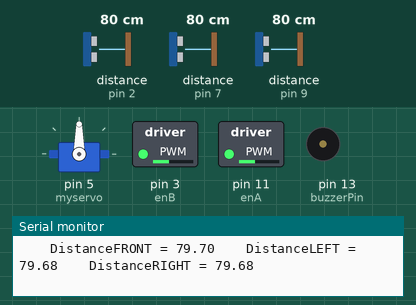
The sketch below on a simulated Arduino Uno, built with avr-gcc and run on an emulated ATmega328P. Shown: servo, switched loads named in the sketch (green lamp = pin HIGH), buzzer (waves = sounding), the last lines printed to the serial monitor. Wiring (inferred from the names in the program): 3 × ultrasonic range finder: trigger pin 4, echo pin 2 / trigger pin 6, echo pin 7 / trigger pin 8, echo pin 9. The inputs (shaded band) are chosen by the test bench; at power-on: distance to the obstacle (sensors on pin 7, pin 2, pin 9) 80 cm. The echo pulse lasts 58.3 µs per cm; pins used as bus, display or sensor lines are not drawn.

Above: at 1.2 s.
1.3 s: distance to the obstacle (sensor on pin 7) set to 12 cm
4.3 s: distance to the obstacle (sensor on pin 7) set to 9 cm
At 4.8 s:
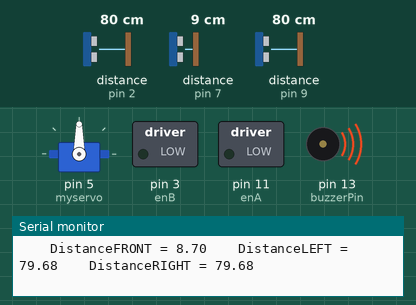
At 5.3 s:
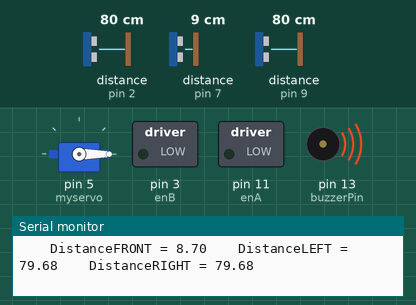
7.3 s: distance to the obstacle (sensor on pin 7) set to 18 cm
At 7.61 s:
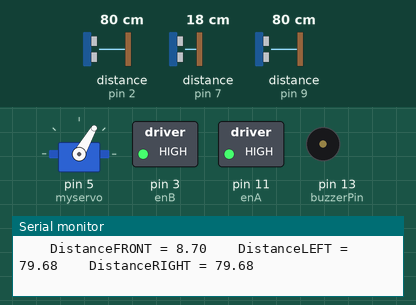
At 8.8 s:
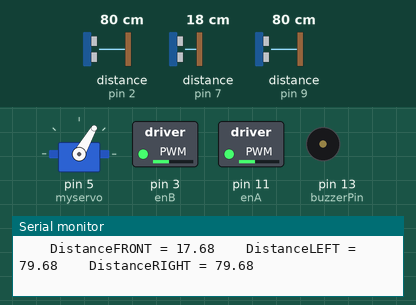
9.1 s: distance to the obstacle (sensor on pin 2) set to 12 cm
12.1 s: distance to the obstacle (sensor on pin 2) set to 9 cm
15.1 s: distance to the obstacle (sensor on pin 9) set to 12 cm
18.1 s: distance to the obstacle (sensor on pin 9) set to 9 cm
Timing chart, 0 to 21.1 s (numbered marks = the images above; inputs shaded):
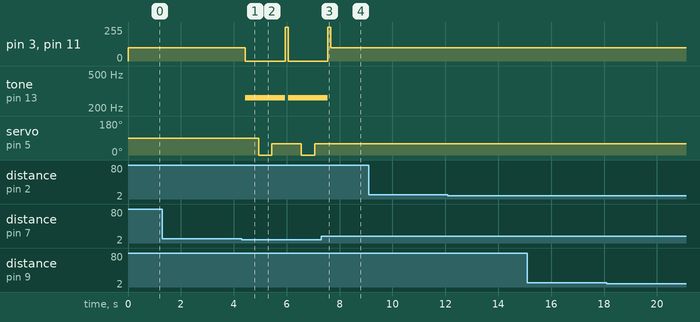

The sketch:

ObstaclesAvoidanceRobot.ino
```cpp
#include <Servo.h>

#define toneC 261.63

float distanceThresold = 9.00;
float distanceFRONT;
float distanceLEFT;
float distanceRIGHT;

Servo myservo;


//FRONT sensor
int triggerPinF = 6;
int echoPinF = 7;

//LEFT sensor
int triggerPinL = 8;
int echoPinL = 9;

//RIGHT sensor
int triggerPinR = 4;
int echoPinR = 2;

//LED
int frontLED;
int leftLED;
int rightLED;

// Motor A connections - Right
int enA = 11;
int in1 = A0;
int in2 = A1;

// Motor B connections - Left
int enB = 3;
int in3 = A2;
int in4 = A3;

//Buzzer
int buzzerPin = 13;


unsigned long readUSTimeF(int triggerPinF, int echoPinF){
  pinMode(triggerPinF, OUTPUT);
  pinMode(echoPinF, INPUT);

  digitalWrite(triggerPinF, LOW);
  delayMicroseconds(2);

  digitalWrite(triggerPinF, HIGH);
  delayMicroseconds(10);
  digitalWrite(triggerPinF, LOW);

  return pulseIn(echoPinF, HIGH);

}

unsigned long readUSTimeL(int triggerPinL, int echoPinL){
  pinMode(triggerPinL, OUTPUT);
  pinMode(echoPinL, INPUT);

  digitalWrite(triggerPinL, LOW);
  delayMicroseconds(2);

  digitalWrite(triggerPinL, HIGH);
  delayMicroseconds(10);
  digitalWrite(triggerPinL, LOW);

  return pulseIn(echoPinL, HIGH);

}

unsigned long readUSTimeR(int triggerPinR, int echoPinR){
  pinMode(triggerPinR, OUTPUT);
  pinMode(echoPinR, INPUT);

  digitalWrite(triggerPinR, LOW);
  delayMicroseconds(2);

  digitalWrite(triggerPinR, HIGH);
  delayMicroseconds(10);
  digitalWrite(triggerPinR, LOW);

  return pulseIn(echoPinR, HIGH);

}

void forward() {


  analogWrite(enA, 100);
  analogWrite(enB, 100);

  digitalWrite(in1, LOW);
  digitalWrite(in2, HIGH);
  digitalWrite(in3, HIGH);
  digitalWrite(in4, LOW);
}

void left(){
  analogWrite(enA, 255);
  analogWrite(enB, 255);

  digitalWrite(in1, LOW);
  digitalWrite(in2, HIGH);
  digitalWrite(in3, LOW);
  digitalWrite(in4, HIGH);
}


void right(){
  analogWrite(enA, 255);
  analogWrite(enB, 255);

  digitalWrite(in1, HIGH);
  digitalWrite(in2, LOW);
  digitalWrite(in3, HIGH);
  digitalWrite(in4, LOW);
}

void stop(){
  analogWrite(enA, 0);
  analogWrite(enB, 0);

  digitalWrite(in1, LOW);
  digitalWrite(in2, LOW);
  digitalWrite(in3, LOW);
  digitalWrite(in4, LOW);
}


void setup() {
  // put your setup code here, to run once:
  Serial.begin(9600);
  myservo.attach(5);
  pinMode(frontLED, OUTPUT);
  pinMode(leftLED, OUTPUT);
  pinMode(rightLED, OUTPUT);
  pinMode(buzzerPin, OUTPUT);


}

void loop() {
  // put your main code here, to run repeatedly:
  /*Serial.print("Time to receive echo = ");
  Serial.print(readUSTime(triggerPin, echoPin));
  Serial.print(" microseconds "); */

  digitalWrite(frontLED, HIGH);
  digitalWrite(leftLED, HIGH);
  digitalWrite(rightLED, HIGH);


  distanceFRONT = (343*0.0001*readUSTimeF(triggerPinF, echoPinF))/2 ;
  Serial.print("    DistanceFRONT = ");
  Serial.print(distanceFRONT);

  distanceLEFT = (343*0.0001*readUSTimeL(triggerPinL, echoPinL))/2 ;
  Serial.print("    DistanceLEFT = ");
  Serial.print(distanceLEFT);

  distanceRIGHT = (343*0.0001*readUSTimeR(triggerPinR, echoPinR))/2 ;
  Serial.print("    DistanceRIGHT = ");
  Serial.print(distanceRIGHT);
  Serial.println();

  if (distanceFRONT <= 10) {
    stop();
    tone(buzzerPin, 262);  // Play a tone to indicate obstacle
    delay(500);            // Wait to ensure proper detection

    myservo.write(0);      // Rotate servo
    delay(500);            // Allow time for servo action

    myservo.write(60);     // Reset servo position
    delay(500);

    noTone(buzzerPin);     // Stop tone after action

    // Decide turn direction based on side distances
    if (distanceLEFT < 25 && distanceRIGHT >= 25) {
      right();  // Turn right if left is blocked
      delay(100);  // Ensure time to complete turn
    }
    else if (distanceRIGHT < 25 && distanceLEFT >= 25) {
      left();   // Turn left if right is blocked
      delay(100);  // Ensure time to complete turn
    }
    else if (distanceLEFT >= 25 && distanceRIGHT >= 25) {
      left();   // Default turn left if both sides are free
      delay(100);
    }
  }
  else {
    forward();  // Move forward if no obstacle in front
  }
}
```

Measured:
- the behaviour switches between 11 and 10 cm on distance to the obstacle (sensor on pin 7) (found by bisection; images 0 and 1)
- after the input at 4.3 s, pin 3 (enB), pin 11 (enA): 100/255 → 0/255 after 0.14 s, → 255/255 1.5 s later, → 0/255 0.11 s later; tone on pin 13 (buzzerPin): silent → 262 Hz after 0.14 s, → silent 1.5 s later, → 262 Hz 0.11 s later; servo on pin 5 (myservo): alternates 60° for 1.1 s and 0° for 0.50 s, starting after 0.64 s
- after the input at 7.3 s, tone on pin 13 (buzzerPin): goes on until 7.6 s, then stays silent; servo on pin 5 (myservo): stays 60° (without the input it goes to 0° after 0.87 s)
